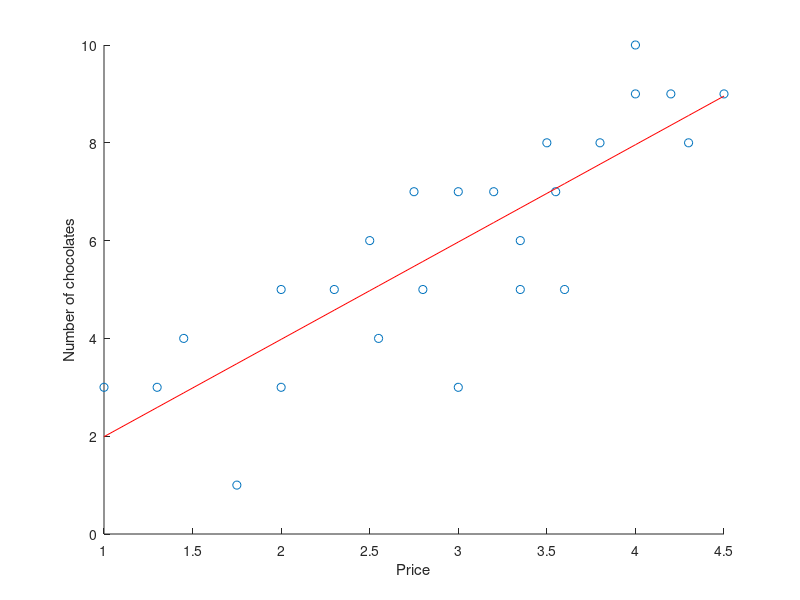

Write the MATLAB code that produced this figure.
%  A simple machine learning example.
%
%  You've gathered data about various boxes of chocolates: how much they cost, 
%  and how many chocolates they have contained. You want to be able to predict
%  how many chocolates you'll get in a box for any given price. 

clear; close all; clc;

%  First, we'll put the data about prices (x) and number of chocolates (y) 
%  into two separate vectors. 
x = [1, 1.30, 1.45, 1.75, 2, 2, 2.30, 2.50, 2.55, 2.75, 2.80, 3, 3, 3.20, 3.35, 3.35, 3.50, 3.55, 3.60, 3.80, 4, 4, 4.20, 4.30, 4.50]
y = [3, 3, 4, 1, 3, 5, 5, 6, 4, 7, 5, 3, 7, 7, 5, 6, 8, 7, 5, 8, 10, 9, 9, 8, 9]

fprintf('\nThere is our data.\n');
fprintf('\nProgram paused. Press enter to continue.\n');
pause;

%  Next, plot the data to get a sense of its shape.
scatter(x, y)
xlabel('Price')
ylabel('Number of chocolates')
axis([0, 5, 0, 11])

%  Linear regression will do. Let's define our cost function.
function J = costFunction(X, y, theta)
%  X is the design matrix, y is a vector of y values, theta is a vector 
%  of theta0 and theta1.
m = size(X, 1);			% The number of rows, or training examples in our data.
predictions = X * theta;	% Our predicted y value for each x value in our data.
sqrErrors = (predictions - y) .^ 2;  %  How far off our predicted y is from each actual y.
J = 1/(2*m) * sum(sqrErrors); 	     % How far off our predictions are, typically. 
end;

%  To test different thetas, have to make X, the design matrix.
X = [ones(length(x), 1), x']

%  Must also transpose y.
y = y'

%  Initialize your first guess as to what theta0 and theta1 might be.
theta = [0; 1]

%  Calculate J for those values of theta.
costFunction(X, y, theta)

fprintf('\nThere is our design matrix, y, initial theta, and cost for theta=[0;1].\n');
fprintf('\nProgram paused. Press enter to continue.\n');
pause;

%  Gradient descent will give us the values of theta that result in the lowest J.
function[theta, J_values] = gradientDescent(X, y, theta, alpha, iterations)
%  Will return the theta0 and theta1 that minimize J, and all J-values computed
%  along the way (to make sure it went down each time). 
m = length(y);
J_values = zeros(iterations, 1);
for i=1:iterations,
theta = theta - (alpha * (1/m) * ((X*theta - y)' * X)');
J_values(i) = costFunction(X, y, theta);
end;
end;

%  Try out gradient descent, with alpha = .01, at 1500 iterations. 
gradientDescent(X, y, theta, .01, 1500)
%  You should also test for the following values of alpha. 
gradientDescent(X, y, theta, .03, 1500)
gradientDescent(X, y, theta, .1, 1500)
gradientDescent(X, y, theta, .3, 1500)
gradientDescent(X, y, theta, 1, 1500)

fprintf('\nThere are our theta values for gradient descent when alpha=.01, .03, .1, .3, and 1.\n');
fprintf('\nProgram paused. Press enter to continue.\n');
pause;

%  We'll stick with the one that causes J to decrease on every iteration, before it
%  converges on a single value. In this case, it's alpha=.3, which gives us 
%  theta0 = .0005 and theta1 = 1.99. Overlay this line onto the scatterplot.

%  First, calculate the predicted y values for this hypothesis. 
theta = [.0005; 1.99]
predicted_y = X * theta

fprintf('\nThere are our predictions, given our new hypothesis.\n');
fprintf('\nProgram paused. Press enter to continue.\n');
pause;

%  Then, plot. 
scatter(x, y)
hold on
plot(x, predicted_y, 'r')
xlabel('Price')
ylabel('Number of chocolates')

%  Looks pretty good! Our function y = .0005 + 1.99x can now be used to make predictions
%  about new data. 

fprintf('\nThere is a plot of our hypothesis.\n');


